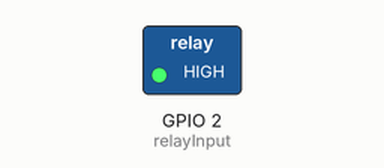
Simulated run of this sketch. Board: ESP8266 (NodeMCU). On the bench: switched loads named in the sketch (green lamp = pin HIGH). Dashed ring = blinking.

Above: at 0.5 s.
Timing chart, 0 to 4.6 s (numbered marks = the images above):
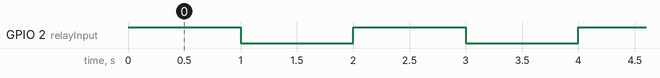

Measured:
- by itself, GPIO 2 (relayInput): alternates HIGH for 1.0 s and LOW for 1.0 s

The sketch:

realy_progm.ino
```cpp
#include <ESP8266WiFi.h>
int relayInput=2;
void setup() {
  // put your setup code here, to run once:
pinMode(relayInput,OUTPUT);
}

void loop() {
  // put your main code here, to run repeatedly:
 digitalWrite(relayInput ,HIGH);
  delay(1000);
   digitalWrite(relayInput ,LOW);
  delay(1000);
}
```
